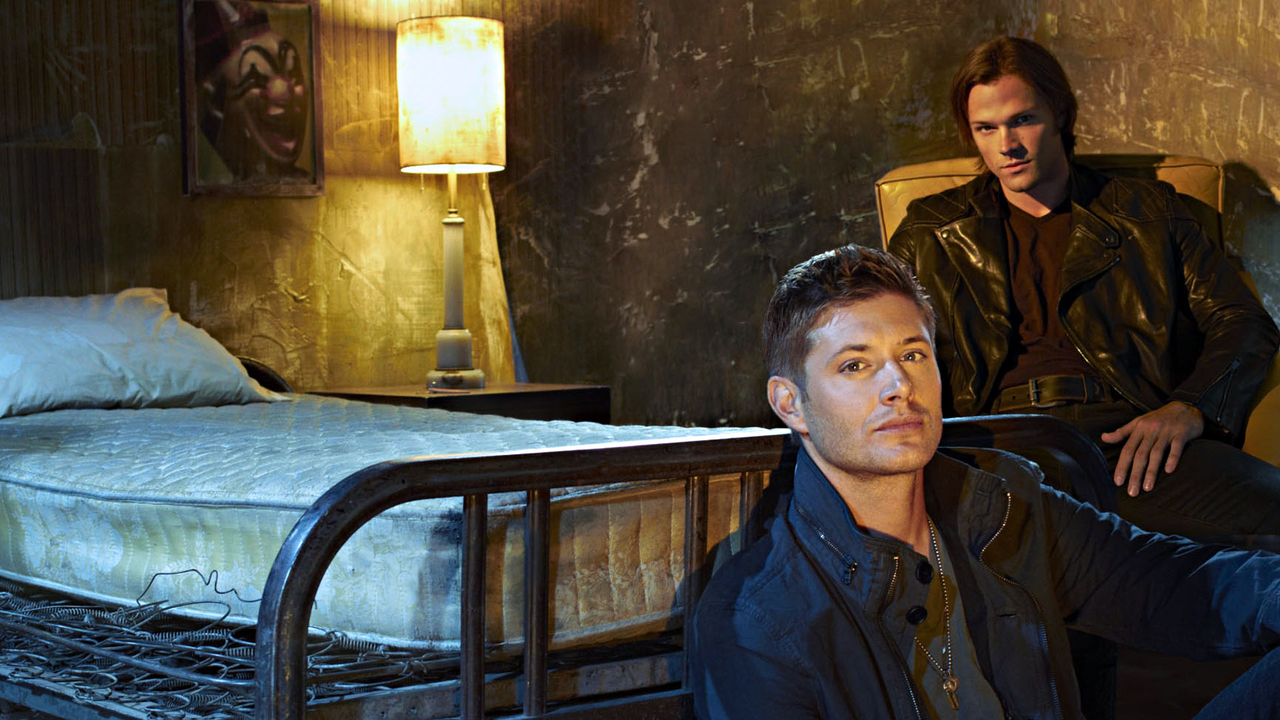
#> input picture pil/thumbnails/185113.jpg, 1280 x 720 px; its folder holds 4 pictures in this run
$ python thumbnails.py   (older library calls are emulated)
#> lines starting #> are read from the running program, lines starting #| are printed output that depends on the picture
from PIL import Image
import glob, os

size = 300, 170

for infile in glob.glob('*.jpg'):
	file, ext = os.path.splitext(infile)
	image = Image.open(infile)
#> image is the input picture: PIL image 1280x720 RGB; mean R, G, B 74.9, 69.7, 58.5
	image.thumbnail(size, Image.ANTIALIAS)
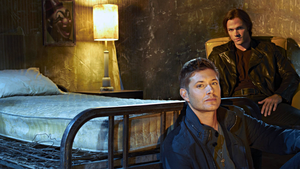
#> image: PIL image 300x169 RGB; mean R, G, B 75, 69.8, 58.6
	image.save(file + '.thumbnail.jpg', 'JPEG')
#> pass 2 of the loop `for infile in glob.glob('*.jpg'):`:
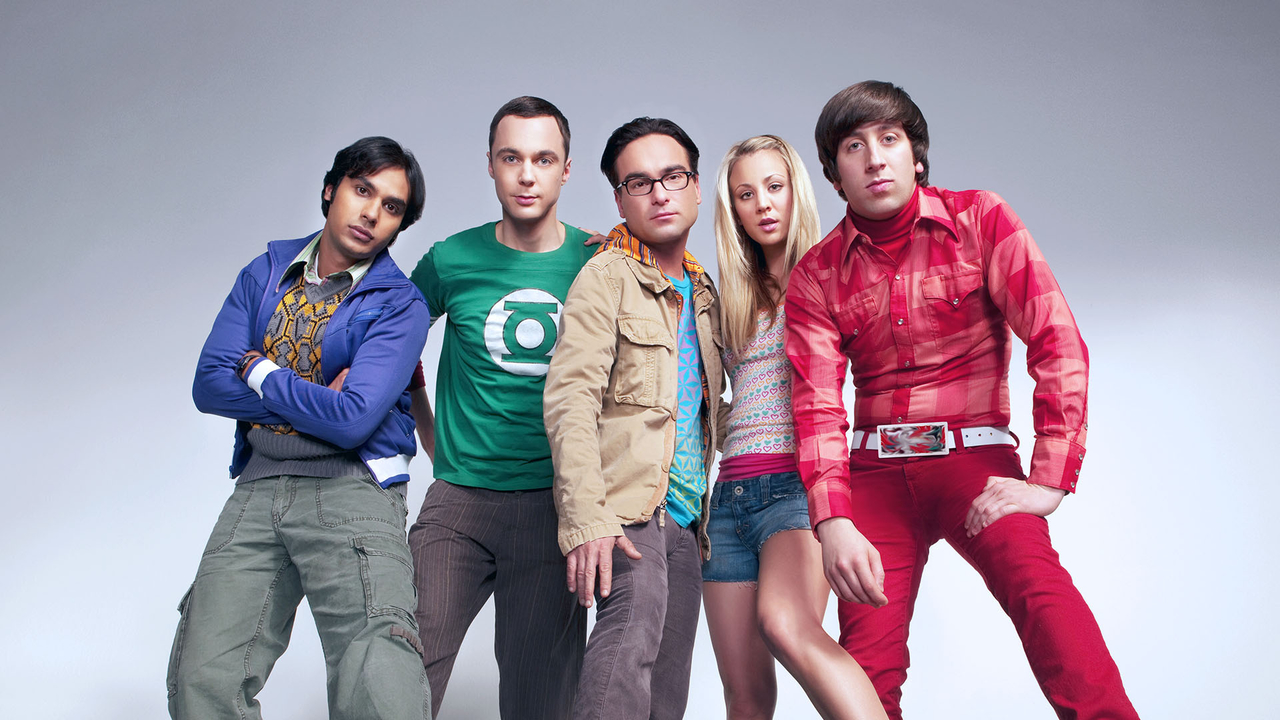
#> input picture pil/thumbnails/185554.jpg, 1280 x 720 px
#> image is the input picture: PIL image 1280x720 RGB; mean R, G, B 159.9, 147.9, 162.6
#> `image.thumbnail(size, Image.ANTIALIAS)`:
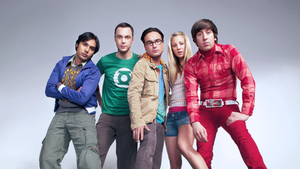
#> image: PIL image 300x169 RGB; mean R, G, B 160.1, 148, 162.7
